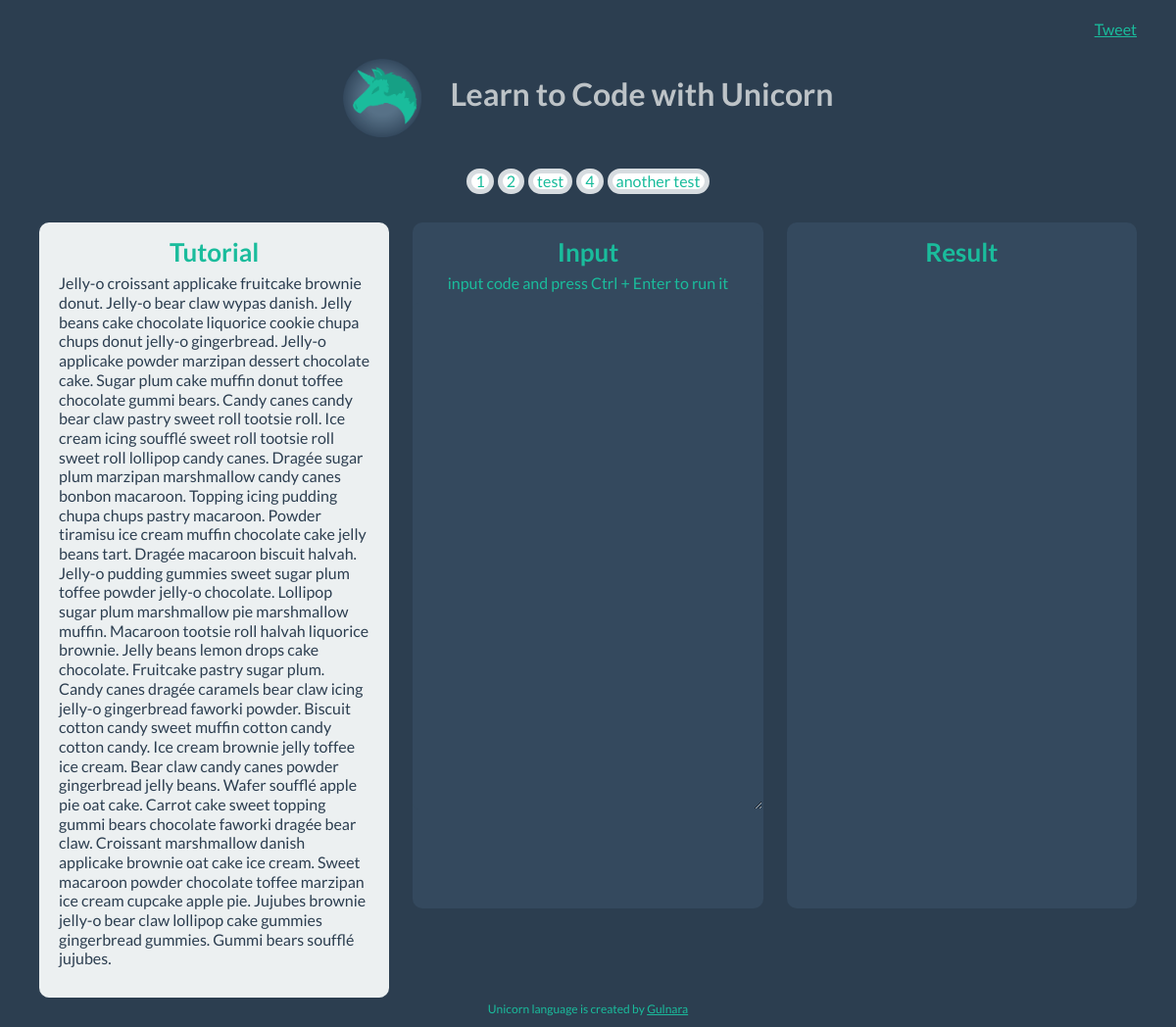
Page /try_tutorial/1 on the earlier database version.
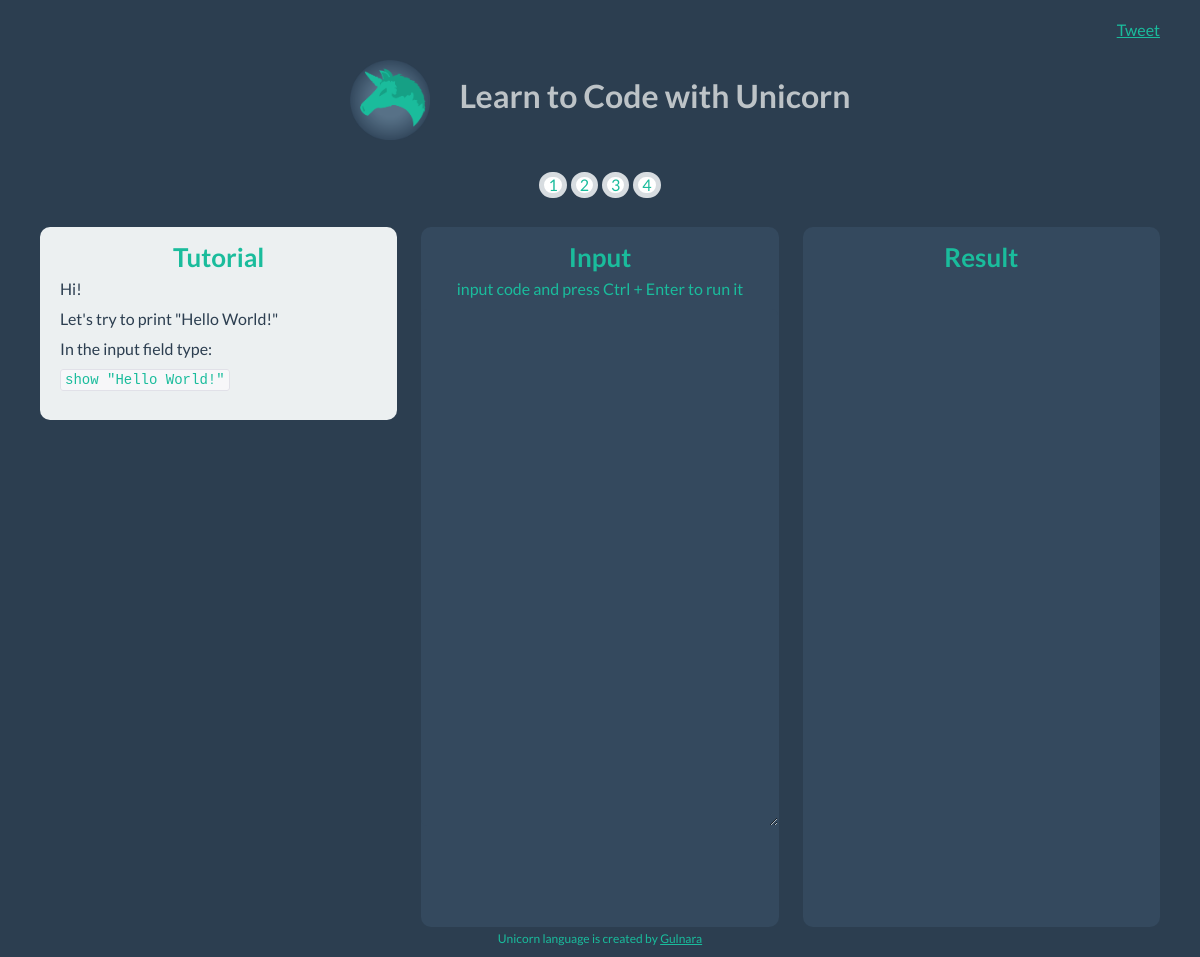
Same page on the later database version.
### model.py (models this page shows)
class Tutorial(Base):
	__tablename__ = "tutorials"
	id = Column(Integer, primary_key = True)
	user_id = Column(Integer, ForeignKey('users.id'))
	title = Column(Text, nullable = True)
	tutorial = Column(Text, nullable = True)
	user = relationship("User", backref=backref("tutorials", order_by = id))

### unicorncode.py (the view)
@app.route("/try_tutorial/<int:id>", methods=["GET"])
def try_tutorial(id):
	tutorials = db_session.query(Tutorial).all()
	tutorial = db_session.query(Tutorial).get(id)
	rendered_tutorial = markdown.markdown(tutorial.tutorial, safe_mode='escape')
	return render_template("try_tutorial.html", tutorial=rendered_tutorial, tutorials=tutorials)

### unicorncode.py (called while the page is built)
@app.teardown_request
def shutdown_session(exception = None):
    db_session.remove()

@app.before_request
def load_user_id():
    g.user_id = session.get('user_id')

### templates/try_tutorial.html
{% extends "layout.html" %}
{% block body %}
<div class= "jelly">
<h2 id= "titles" >Tutorial</h2>
{{tutorial|safe}}
</div>
{% endblock %}

### templates/layout.html (shortened to what this page needs)
<!DOCTYPE html>
<html>
<head>
  <link href="/static/css/bootstrap.css" rel="stylesheet">
  <link href="/static/css/flat-ui.css" rel="stylesheet">
</head>
<body>
	<div class="container-fluid">
    <div class = "sharing">
      <div id="fb-root">
    <a href="https://twitter.com/share" class="twitter-share-button" data-text="Learn to code with Unicorn http://unicorncode.com/ !" data-via="UnicornCode">Tweet</a>
  </div>
</div>
	<div class="header">
		<div class="container-fluid">
  		<h1 id = "header_text"><a href="{{url_for("index")}}"><img class="logo" src="/static/img/unicorn.png"></a>Learn to Code with Unicorn
  		</h1>
     </div>
  </div>
	<div class="pagination">
    <ul>
      {% for tutorial in tutorials %}
       <li> <a href="{{url_for("try_tutorial", id=tutorial.id)}}">
        {{tutorial.title}}</a></li>
          {% endfor %}
    </ul>
  </div>
	<div class="container-fluid">
		<div class = "row-fluid">
		  <div class="span4" id ="tutorial">
          {% block body %}
          {% endblock %}
      </div>
      <div class="span4" id ="input">
        <h2 id= "titles">Input</h2>
          <p id = "directions">input code and press Ctrl + Enter to run it</p>
          <textarea id="repl" name="code" rows="25" cols="80" ></textarea>
      </div>
		  <div class="span4" id = "result">
        <h2 id= "titles">Result</h2>
		  </div>
    </div>
  </div>
	<footer>
		<div class="container">
      <div class = "row-fluid">
        <div class = "span12">
		      <p id = "footertext">Unicorn language is created by <a href = "https://twitter.com/Gulnara">Gulnara</a></p>
        </div>
      </div>
    </div>
	</footer>
</body>
</html>

Differences in the rows shown:
removed Tutorial: title "another test"
changed Tutorial (number 1 of 4 on the later page): tutorial "Jelly-o croissant applicake fruitcake brownie donut. Jelly-o bear claw wypas danish. Jelly beans cake chocolate liquorice cookie chupa chups donut jelly-o gingerbread. Jelly-o applicake powder marzipan dessert chocolate cake. Sugar plum cake muffin donut toffee chocolate gummi bears. Candy canes candy bear claw pastry sweet roll tootsie roll. Ice cream icing soufflé sweet roll tootsie roll sweet roll lollipop candy canes. Dragée sugar plum marzipan marshmallow candy canes bonbon macaroon. Topping icing pudding chupa chups pastry macaroon. Powder tiramisu ice cream muffin chocolate cake jelly beans tart. Dragée macaroon biscuit halvah. Jelly-o pudding gummies sweet sugar plum toffee powder…" → (not shown)
changed Tutorial (number 3 of 4 on the later page): title "test" → "3"
Other differences:
{{ tutorial|safe }}: (not shown) → "Hi! Let's try to print \"Hello World!\" In the input field type: show \"Hello World!\""
